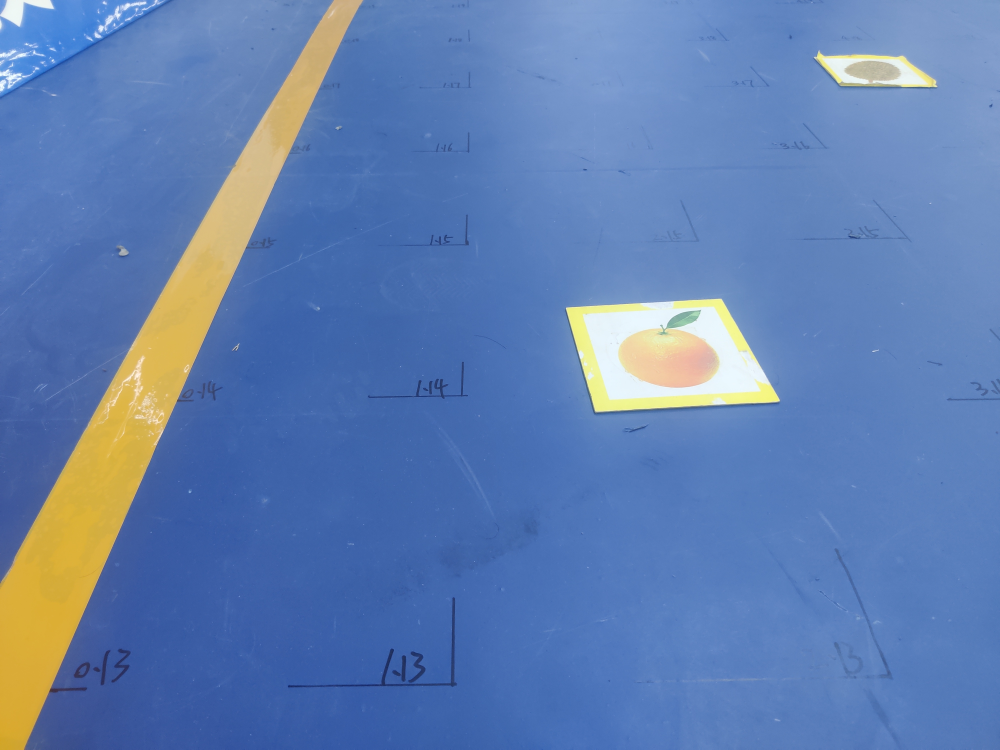
//> input picture 黄线.jpg, 4000 x 3000 px (shown at 1/4 size)
$ ./test   (built with g++ and OpenCV 4)
//> lines starting //> are read from the running program, lines starting //| are printed output that depends on the picture
#include <iostream>
#include<math.h>
#include<time.h>
#include <vector>
#include <string>
#include <opencv2/opencv.hpp>
#include "opencv2/core.hpp"
#include "opencv2/highgui.hpp"
#include "opencv2/imgcodecs.hpp"
#include <opencv2/imgproc/types_c.h>


using namespace std;
using namespace cv;

unsigned char source[120][188];
unsigned char image_buffer[120][188];

typedef struct XZZZZZ {
    int x;
    int y;
} pppoint;

const Point neighbors[8] = { { 0, 1 }, { 1, 1 }, { 1, 0 }, { 1, -1 },
                             { 0, -1 }, { -1, -1 }, { -1, 0 }, {-1, 1} };

const Point directions[8] = { { 0, 1 }, {1,1}, { 1, 0 }, { 1, -1 },
							  { 0, -1 },  { -1, -1 }, { -1, 0 },{ -1, 1 } };
pppoint edge_t[2000];
pppoint edges_t[10][20];

int find_rect(unsigned char image[120][188])
 {
	unsigned char point_num = 0;

	int gorw_direction[8];
	memset(gorw_direction,0,sizeof(gorw_direction));

	int i, j, counts = 0, curr_d = 0;
	int line_num = 0;
	for (i = 1; i < 119; i++)
		for (j = 1; j < 187; j++)
		{
			// 起始点及当前点
			//Point s_pt = Point(i, j);
			pppoint  b_pt;
			b_pt.x = i;
			b_pt.y = j;
			pppoint  c_pt;
			c_pt.x = i;
			c_pt.y = j;


			// 如果当前点为前景点
			if (255 == image[c_pt.x][c_pt.y = j])
			{
				memset(edge_t,0,sizeof(edge_t));
				bool tra_flag = false;
				// 存入
				edge_t[0].x = c_pt.x;
				edge_t[0].y = c_pt.y;
				image[i][j]= 0;    // 用过的点直接给设置为0

				// 进行跟踪
				while (!tra_flag)
				{
					// 循环八次
					for (counts = 0; counts < 8; counts++)
					{
						// 防止索引出界
						if (curr_d >= 8)
						{
							curr_d -= 8;
						}
						if (curr_d < 0)
						{
							curr_d += 8;
						}

						// 当前点坐标
						// 跟踪的过程，应该是个连续的过程，需要不停的更新搜索的root点
						c_pt.x = b_pt.x + directions[curr_d].x;
						c_pt.y = b_pt.y + directions[curr_d].y;

						// 边界判断
						if ((c_pt.x > 0) && (c_pt.x < 119) &&
							(c_pt.y > 0) && (c_pt.y < 187))
						{
							// 如果存在边缘
							if (255 == image[c_pt.x][c_pt.y])
							{
								int x = c_pt.x,y = c_pt.y;
								printf("(%d),",curr_d);
								gorw_direction[curr_d]++;    //累加生长方向
								curr_d -= 2;   // 更新当前方向
								point_num++;
								edge_t[point_num].x = c_pt.x;
								edge_t[point_num].y = c_pt.y;
								image[c_pt.x][ c_pt.y] = 0;
								// 更新b_pt:跟踪的root点
								b_pt.x = c_pt.x;
								b_pt.y = c_pt.y;
								// cout << c_pt.x << " " << c_pt.y << endl;
								break;   // 跳出for循环
							}
						}
						curr_d++;
					}   // end for
					// 跟踪的终止条件：如果8邻域都不存在边缘
					if (8 == counts )
					{
						// 清零
						int j_flag = 0;
						curr_d = 0;
						tra_flag = true;

						for(int j = 0;j < 8;j++)
						{
							if(gorw_direction[j]>10)
							{
								j_flag++;
							}
						}
						if(j_flag>3&&(gorw_direction[0]>10||gorw_direction[4]>10))   //判断四个方向的生在达到一定次数且横方向生长一定次数
						{
							for(int i = 0;i <= point_num ;i++)
							{
								edges_t[line_num][i] = edge_t[i];
							}
							line_num++;
						}
						memset(gorw_direction,0,sizeof(gorw_direction));


						printf("\n");
						break;
					}

				}  // end if
			}  // end while

		}
	return line_num;
 }


void LeadToEdge(void)
{
    int w = 188;
    int h = 120;
	int gx = 0,gy = 0,tempx=0,tempy=0,temp;

    for(int i = 1; i< h; i++){
   //卷积操作
        for(int j = 1; j < w; j++){
            gx = (-source[i-1][j-1])
				+(-2*source[i][j-1])
				+(- source[i+1][j-1])
				+( source[i-1][j+1])
				+(2*source[i][j+1])
				+(source[i+1][j+1]);

			gy = (source[i+1][j-1])
				+(2*source[i+1][j])
				+( source[i+1][j+1])
				+( -source[i-1][j-1])
				+(-2*source[i-1][j])
				+(-source[i-1][j+1]);

			temp = abs(gx) + abs(gy);

			if(temp>255)
			{
				image_buffer[i][j] = 255;
			}
			else
			{
				image_buffer[i][j] = 0;
			}

            // [8 lines of commented-out code are left out]
        }
    }
}

int main(int argc ,char *argv[])
{

	RNG rng(time(0));

    // [26 lines of commented-out code are left out]

 	Mat img = imread("黄线.jpg",IMREAD_GRAYSCALE);
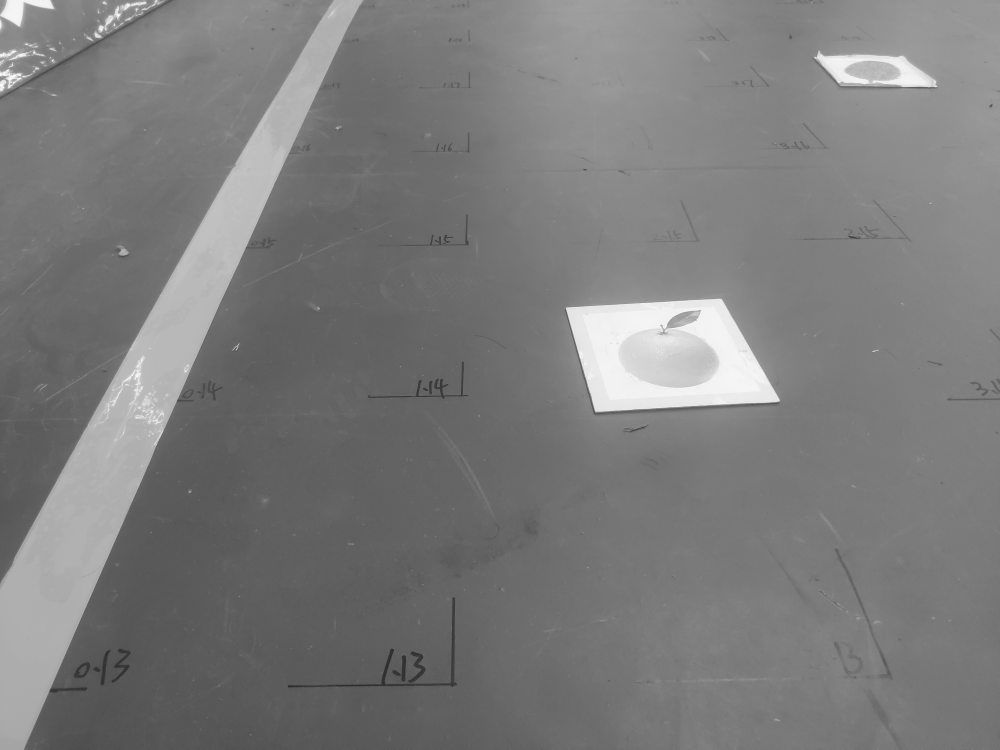
//> img: 3000 rows x 4000 cols, CV_8UC1 (shown at 1/4 size); min 24, max 255, mean 123.5


	// flip(img,img, 1);  //水平翻转

    Mat gray_img;

	// cout << "Width : " << img.size().width << endl;
	// cout << "Height: " << img.size().height << endl;

	// img = img(Range(0,2667), Range(0,4000));
	resize(img,gray_img,Size(188, 120),0,0);
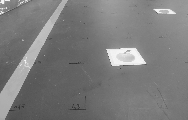
//> gray_img: 120 rows x 188 cols, CV_8UC1; min 45, max 254, mean 123.6

	namedWindow("img",0);
	resizeWindow("img", 600, 600);
	imshow("img", img);

	cout << "Width : " << gray_img.size().width << endl;
//| Width : 188
	cout << "Height: " << gray_img.size().height << endl;
//| Height: 120

	// [9 lines of commented-out code are left out]

	#if 0  //庫自帶函數處理Sobel算子

	Mat resultX, resultY, resultXY;
	//-------------Sobel边缘检测--------------
	//X方向一阶边缘
	Sobel(gray_img, resultX, CV_16S, 2, 0, 1);
	convertScaleAbs(resultX, resultX);

	//Y方向一阶边缘
	Sobel(gray_img, resultY, CV_16S, 0, 1, 3);
	convertScaleAbs(resultY, resultY);

	//整幅图像的一阶边缘
	resultXY = resultX + resultY;

	// [7 lines of commented-out code are left out]
	namedWindow("resultXY",0);
	resizeWindow("resultXY", 1000, 1000);
	imshow("resultXY", resultXY);
	int grayValue;
	for (int r = 0; r < resultXY.rows; r++)
	{
		 cout << "第" << r+1 << "行的灰度值为：" << endl;
		for (int c = 0; c < resultXY.cols; c++)
		{
			source[r][c] = (int)resultXY.at<uchar>(r,c);
			cout << (int)resultXY.at<uchar>(r,c);
			if(source[r][c]>=100)
			{
				source[r][c]=255;
			}
			else
			{
				source[r][c] = 0;
			}
			resultXY.at<uchar>(r,c)=source[r][c];
			cout << grayValue<<" ";
		}
		cout << endl << endl;
	}

	#endif
	for (int r = 0; r < gray_img.rows; r++)
	{
		//  cout << "第" << r+1 << "行的灰度值为：" << endl;
		for (int c = 0; c < gray_img.cols; c++)
		{
			source[r][c] = (int)gray_img.at<uchar>(r,c);
			// [11 lines of commented-out code are left out]
		}
		// cout << endl << endl;
	}
	LeadToEdge();
//> the loop in LeadToEdge, `for(int i = 1; i< h; i++)` made 119 passes
//> (gx, gy, temp) on passes 1 to 12: (178, -12, 190), (100, -78, 178), (13, -5, 18), (-31, -11, 42), (-64, -2, 66), (10, 76, 86), (95, 7, 102), (36, -74, 110), (3, 37, 40), (28, -4, 32), (100, 70, 170), (224, 38, 262)
//> after the loop in LeadToEdge, `for(int i = 1; i< h; i++)`: gx = -180; gy = -498; temp = 678
		for (int r = 0; r < gray_img.rows; r++)
	{
		// cout << "第" << r+1 << "行的灰度值为：" << endl;
		for (int c = 0; c < gray_img.cols; c++)
		{
			// [10 lines of commented-out code are left out]
			gray_img.at<uchar>(r,c)=image_buffer[r][c];
		    // cout << (int)gray_img.at<uchar>(r,c);
			// cout <<" ";
		}
		// cout << endl << endl;
	}
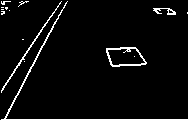
//> gray_img: 120 rows x 188 cols, CV_8UC1; 4.2% white in thin lines or dots
	namedWindow("sobel",0);
	resizeWindow("sobel", 600, 600);
	imshow("sobel", gray_img);

	#if 1       //八领域
	int line_num;
	line_num = find_rect(image_buffer);
//> the loop in find_rect, `for (i = 1; i < 119; i++)` made 118 passes
//> (point_num, line_num) on passes 1 to 12: (66, 0), (75, 0), (75, 0), (76, 0), (77, 0), (77, 0), (85, 0), (135, 0), (144, 0), (152, 0), (168, 0), (169, 0)
//> after the loop in find_rect, `for (i = 1; i < 119; i++)`: edge_t = 2000 items; curr_d = 0; point_num = 188; line_num = 1
//> line_num = 1
	printf("\n%d\n",line_num);
//| 1
	if(line_num>10)
	{
		line_num = 10;
	}


	// 显示一下
	Mat trace_edge = Mat::zeros(gray_img.rows, gray_img.cols, CV_8UC1);
	Mat trace_edge_color;
	cvtColor(trace_edge, trace_edge_color, CV_GRAY2BGR);
	int i,j;
	for (i = 0; i < line_num; i++)
	{
			int point_num;
			for(j = 0;j<2000;j++)
			{
				if((!edges_t[i][j].x)&&(!edges_t[i][j].y))
				{
					point_num = j;
					break;
				}
			}
			if(point_num!=2000)
			for (j = 0; j < point_num; j++)
			{
				trace_edge_color.at<Vec3b>(edges_t[i][j].x, edges_t[i][j].y)[0] = 0;
				trace_edge_color.at<Vec3b>(edges_t[i][j].x, edges_t[i][j].y)[1] = 0;
				trace_edge_color.at<Vec3b>(edges_t[i][j].x, edges_t[i][j].y)[2] = 255;
				// printf("(%d %d),",edges[i][j].x, edges[i][j].y);
			}
		// [17 lines of commented-out code are left out]

	}
//> this loop made 1 pass
//> point_num on pass 1: 178
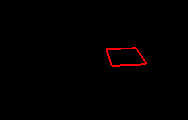
//> trace_edge_color: 120 rows x 188 cols, CV_8UC3; mean B, G, R 0, 0, 2

	#endif

	#if 0    //区域生长

	vector<Point> seeds;
	vector<Point> contour;
	vector<vector<Point>> contours;

	int i, j, k;
	for (i = 0; i < gray_img.rows; i++)
		for (j = 0; j < gray_img.cols; j++)
		{
			Point c_pt = Point(i, j);

			//如果当前点为轮廓点
			if (gray_img.at<uchar>(c_pt.x, c_pt.y) == 255)
			{

				contour.clear();
				// 当前点清零
				gray_img.at<uchar>(c_pt.x, c_pt.y) = 0;

				// 存入种子点及轮廓
				seeds.push_back(c_pt);
				contour.push_back(c_pt);

				int start_row = i,start_col = j;
				int end_row = i,end_col = j;
				int cout = 0;

				// 区域生长
				while (seeds.size() > 0)
				{
					// 遍历8邻域
					for (k = 0; k < 8; k++)
					{
						// 更新当前点坐标
						c_pt.x = seeds[0].x + neighbors[k].x;
						c_pt.y = seeds[0].y + neighbors[k].y;

						// 边界界定
						if ((c_pt.x >= 0)  && (c_pt.x <= gray_img.rows - 1) &&
							(c_pt.y >= 0) && (c_pt.y <= gray_img.cols - 1))
						{
							if (gray_img.at<uchar>(c_pt.x, c_pt.y) == 255)
							{
								// 当前点清零
								gray_img.at<uchar>(c_pt.x, c_pt.y) = 0;

								// 存入种子点及轮廓
								seeds.push_back(c_pt);
								contour.push_back(c_pt);
								int x = c_pt.x,y = c_pt.y;
								printf("(%d %d %d), ",x,y,k);
								// [6 lines of commented-out code are left out]
							}// end if
						}
					} // end for

					// 删除第一个元素
					seeds.erase(seeds.begin());

				}
				// end while
				// cout << endl << endl;
				printf("\n");
				// if(abs(start_row-end_row)<=2&&abs(start_col-end_col)<=2)
				contours.push_back(contour);

			}// end if
		}


	// 显示一下
	Mat trace_edge = Mat::zeros(gray_img.rows, gray_img.cols, CV_8UC1);
	Mat trace_edge_color;
	cvtColor(trace_edge, trace_edge_color, CV_GRAY2BGR	);
	for (i = 0; i < contours.size(); i++)
	{
		// Scalar color = Scalar(rng.uniform(0, 255), rng.uniform(0, 255), rng.uniform(0, 255));
		Scalar color = Scalar(0, 0, 255);

		//cout << edges[i].size() << endl;
		// 过滤掉较小的边缘
		if (contours[i].size() > 50)
		{
			for (j = 0; j < contours[i].size(); j++)
			{
				trace_edge_color.at<Vec3b>(contours[i][j].x, contours[i][j].y)[0] = color[0];
				trace_edge_color.at<Vec3b>(contours[i][j].x, contours[i][j].y)[1] = color[1];
				trace_edge_color.at<Vec3b>(contours[i][j].x, contours[i][j].y)[2] = color[2];
			}
		}
	}
	#endif

	namedWindow("XY",0);
	resizeWindow("XY", 600, 600);
	imshow("XY", trace_edge_color);
	cout << "Width : " << trace_edge_color.size().width << endl;
//| Width : 188
	cout << "Height: " << trace_edge_color.size().height << endl;
//| Height: 120
	// printf("%d",)
	// }
	waitKey(0);
	return 0;

}

$ run again, with IMG_20230417_211227.jpg copied over 黄线.jpg
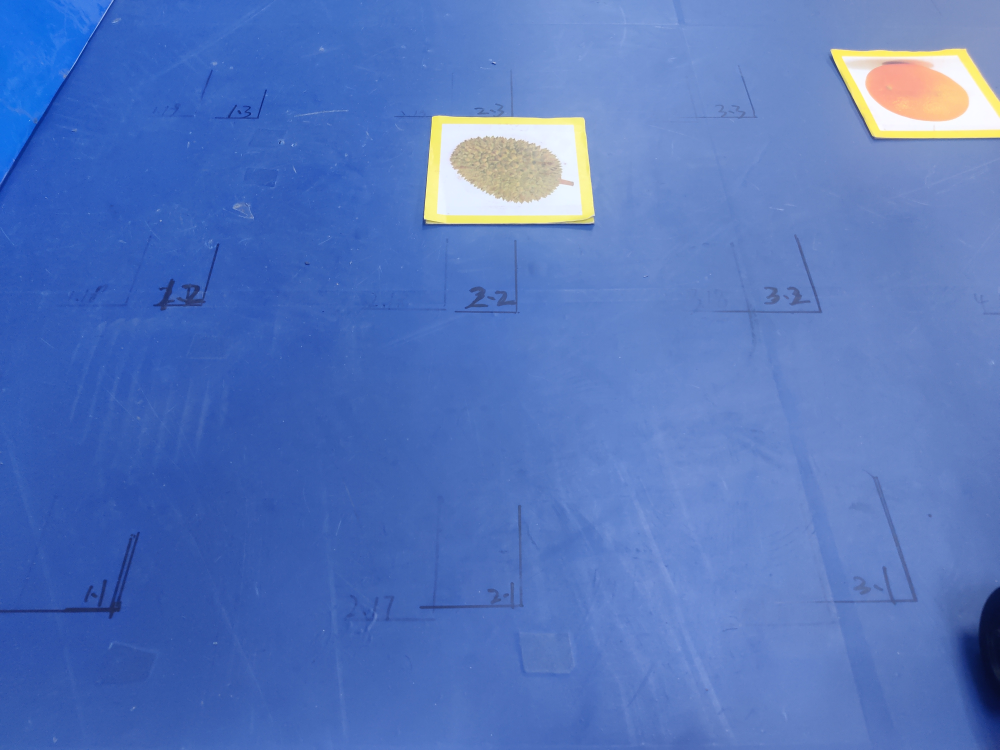
//> input picture IMG_20230417_211227.jpg, 4000 x 3000 px (shown at 1/4 size)
//| Width : 188
//| Height: 120
//> the loop in LeadToEdge, `for(int i = 1; i< h; i++)` made 119 passes
//> (gx, gy, temp) on passes 1 to 8: (-193, 3, 196), (-195, 3, 198), (-201, 11, 212), (-208, 8, 216), (-204, -8, 212), (-204, -4, 208), (-215, -7, 222), (-221, 3, 224)
//> after the loop in LeadToEdge, `for(int i = 1; i< h; i++)`: gx = -115; gy = -279; temp = 394
//> after the loop `for (int r = 0; r < gray_img.rows; r++)`:
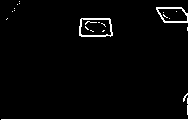
//> gray_img: 120 rows x 188 cols, CV_8UC1; 2.7% white in thin lines or dots
//> the loop in find_rect, `for (i = 1; i < 119; i++)` made 118 passes
//> (point_num, line_num) on passes 1 to 8: (0, 0), (0, 0), (0, 0), (0, 0), (0, 0), (0, 0), (135, 1), (135, 1)
//> after the loop in find_rect, `for (i = 1; i < 119; i++)`: edge_t = 2000 items; curr_d = 0; point_num = 108; line_num = 2
//| 2
//> the loop `for (i = 0; i < line_num; i++)` made 2 passes
//> point_num on passes 1 to 2: 136, 116
//> after the loop `for (i = 0; i < line_num; i++)`:
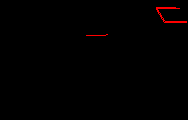
//> trace_edge_color: 120 rows x 188 cols, CV_8UC3; mean B, G, R 0, 0, 1.5
//| Width : 188
//| Height: 120
